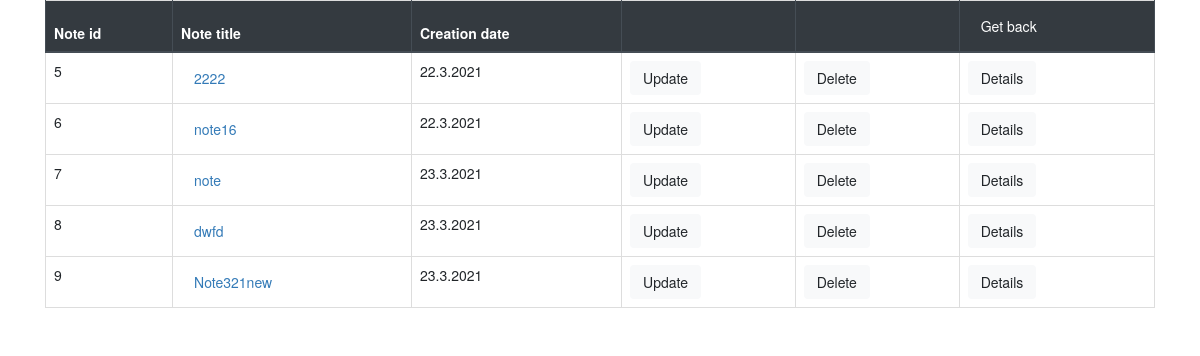
The app's page /results, older data.
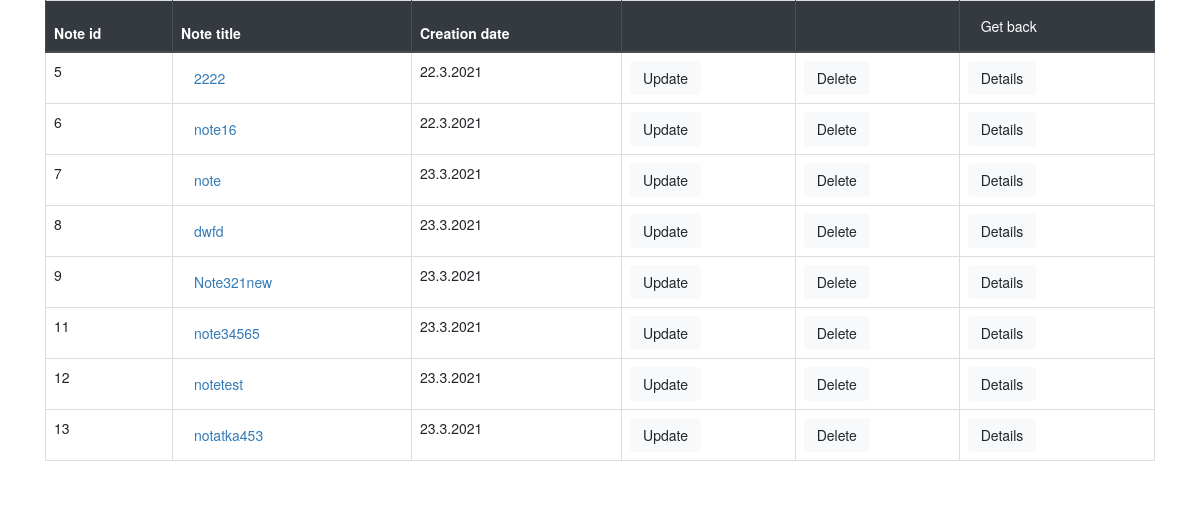
The same page, newer data.
### tables this page shows
CREATE TABLE notes (id INTEGER PRIMARY KEY AUTOINCREMENT,title TEXT NOT NULL, added TEXT NOT NULL);

### notesApp.py (the view)
@app.route('/results')
def results():
    try:
        conn = sql.connect('database.db')
        cur = conn.cursor()
        conn.row_factory = sql.Row
        cur.execute("SELECT * FROM notes")
        data = cur.fetchall()
    except sql.Error as error:
        print("Failed to make query ", error)
    return render_template('results.html', data=data)

### templates/results.html (shortened to what this page needs)
<!DOCTYPE html>
<html>
<head>
    <link rel="stylesheet" href="https://stackpath.bootstrapcdn.com/bootstrap/4.3.1/css/bootstrap.min.css">
    <link rel="stylesheet" href="https://cdnjs.cloudflare.com/ajax/libs/twitter-bootstrap/3.3.7/css/bootstrap.min.css" />
    <link rel="stylesheet" href="https://drvic10k.github.io/bootstrap-sortable/Contents/bootstrap-sortable.css" />
    <link href="//netdna.bootstrapcdn.com/font-awesome/4.0.3/css/font-awesome.css" rel="stylesheet">
</head>
<body>
<div class="container">
<div class="table-responsive-sm">
<table class="table table-bordered sortable">
    <thead class="thead-dark">
    <tr>
        <th>Note id</th>
        <th>Note title</th>
        <th >Creation date </th>
        <th data-defaultsort='disabled'></th>
        <th data-defaultsort='disabled'></th>
        <th data-defaultsort='disabled'><a href=/ >
        <button type="submit" name="back" class="btn btn-dark" value="Get back">Get back</button>
                </a></th>
    </tr>
    </thead>
    <tbody>
     {% for row in data %}
            <tr>
                <td>{{row[0]}}</td>
                <td style="word-break: break-all">
                    <form action="./readonly" method='post'>
                        <button type="submit" class="btn btn-link" name="titleRead" value={{row[1]}} >{{row[1]}} </button>
                    </form>
                    </td>
                <td>{{row[2]}}</td>
                <td><form action="./update" method='post'>
                    <button type="submit" name="id" class="btn btn-light" value={{row[0]}}>Update</button>
                </form>
                </td>
                <td><form action="./delete" method='post'>
                    <button type="submit" name="delete" class="btn btn-light" value={{row[0]}}>Delete</button>
                </form></td>
                    <td><form action="./details" method='post'>
                    <button type="submit" name="details" class="btn btn-light" value={{row[0]}}>Details</button>
                </form>
                </td>
            </tr>
        {% endfor %}
    </tbody>
</table>
</div>
</div>
</body>
</html>

Row changes from the older to the newer data that the page shows:
added notes: id "11", title "note34565", added "23.3.2021"
added notes: id "12", title "notetest", added "23.3.2021"
added notes: id "13", title "notatka453", added "23.3.2021"
